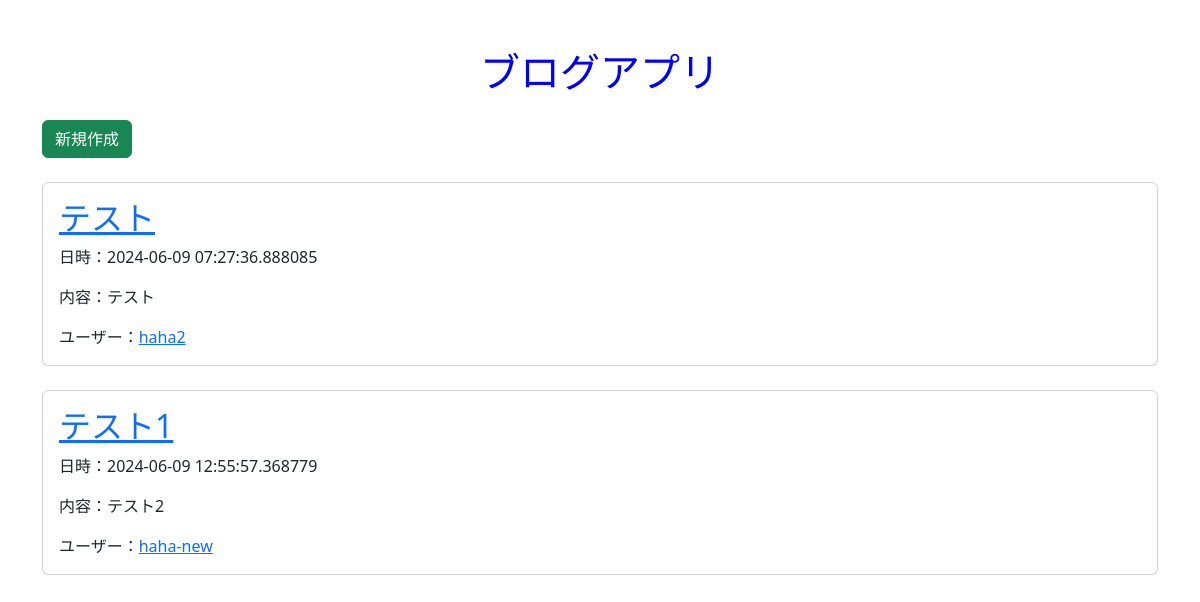
The app's page /, older data.
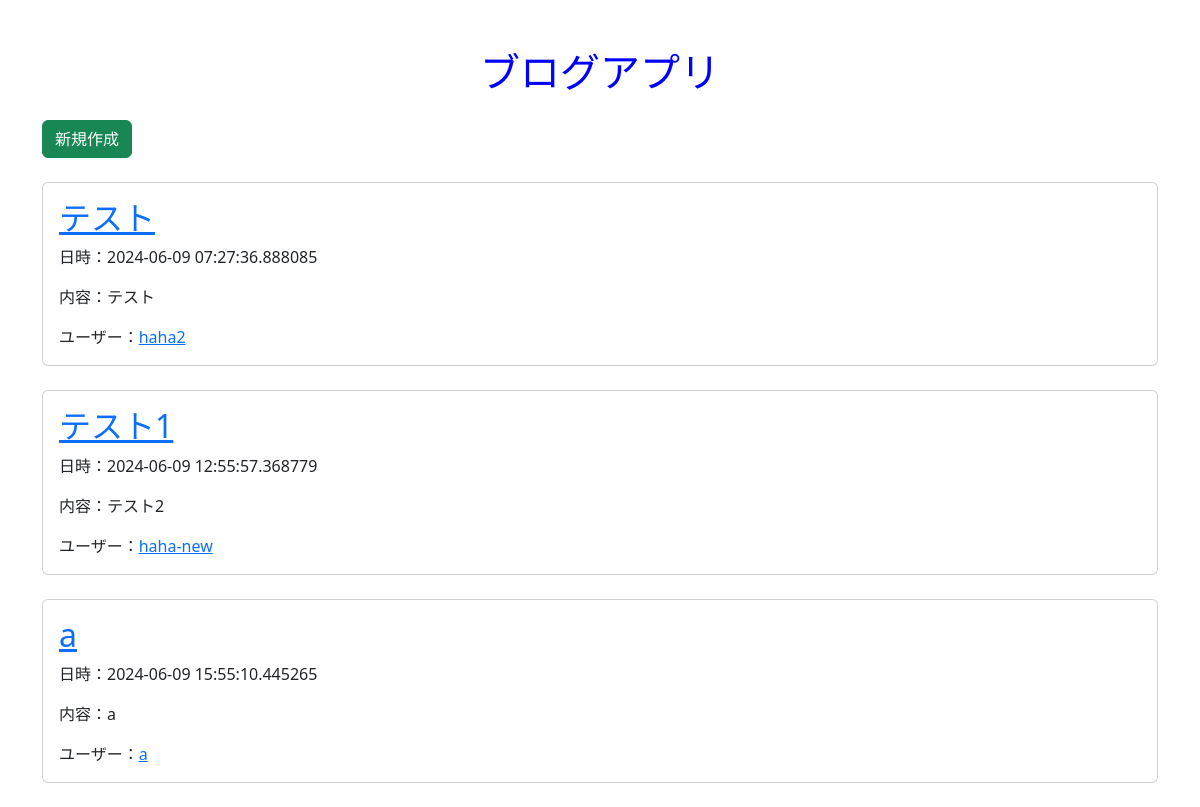
The same page, newer data.
### db.py (models this page shows)
class Post(db.Model):
    id = db.Column(db.Integer, primary_key=True)
    title = db.Column(db.String(50), nullable=False)
    body = db.Column(db.String(300), nullable=False)
    created_at = db.Column(db.DateTime, nullable=False, default=datetime.now(pytz.timezone('Asia/Tokyo')))
    user_id = db.Column(db.Integer, db.ForeignKey('user.id', name='fk_user_post'), nullable=False)

class User(UserMixin, db.Model):
    id = db.Column(db.Integer, primary_key=True)
    username = db.Column(db.String(30), unique=True)
    password = db.Column(db.String(12))
    icon = db.Column(db.String(120), default='default.png')  # アイコンフィールドを追加
    posts = db.relationship('Post', backref='author', lazy=True)

### routes.py (the view)
@app.route("/", methods=['GET'])
def index():
    if request.method == 'GET':
        posts = Post.query.all()
        return render_template('index.html', posts=posts)

### templates/index.html (shortened to what this page needs)
{% extends 'base.html' %}
{% block content %}
<div class="container mt-5">
    <h1 class="text-center mb-4">ブログアプリ</h1>
    <div class="d-flex justify-content-between mb-4">
        <a href="/create" class="btn btn-success">新規作成</a>
    </div>
    {% for post in posts %}
        <div class="card mb-4">
            <div class="card-body">
                <h2 class="card-title"><a href="/posts/{{ post.id }}">{{ post.title }}</a></h2>
                <p class="card-text">日時：{{ post.created_at }}</p>
                <p class="card-text">内容：{{ post.body }}</p>
                <p class="card-text">ユーザー：<a href="/users/{{ post.user_id }}">{{ post.author.username }}</a></p>
            </div>
        </div>
    {% endfor %}
</div>
{% endblock %}

Row changes from the older to the newer data that the page shows:
added Post: title "a", created_at "2024-06-09 15:55:10.445265", body "a", author.username "a"
